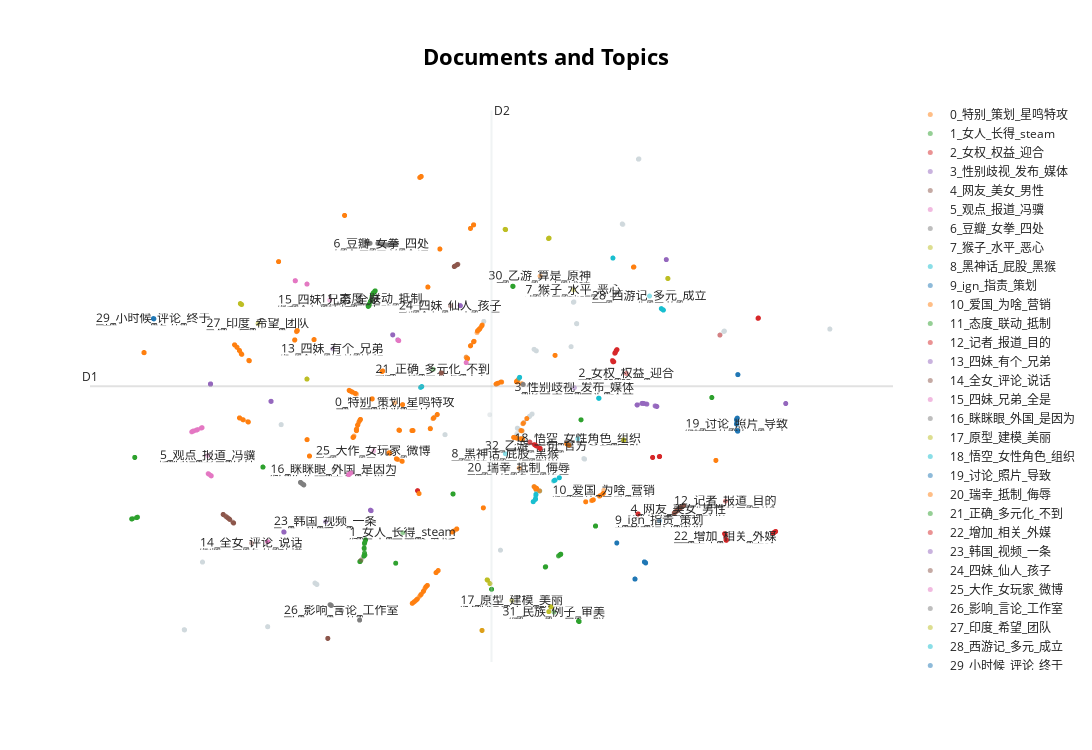

The cell this chart's notebook holds for it:
### Markdown cell above
## 4-3 文档分布图 Document DataMap

### Code cell
reduced_embeddings = UMAP(
    n_neighbors=10,
    n_components=3,
    min_dist=0.0,
    metric="cosine",
    random_state=42
).fit_transform(embeddings)
fig_docs = best_topic_model.visualize_documents(
    docs_text,
    embeddings=reduced_embeddings,
    hide_document_hover=True
)
fig_docs_filename = f"document_distribution_auto_{suffix}.html"
fig_docs.write_html(fig_docs_filename)
print(f"自动聚类后的文档分布图已保存为 {fig_docs_filename}")
fig_docs.show()
